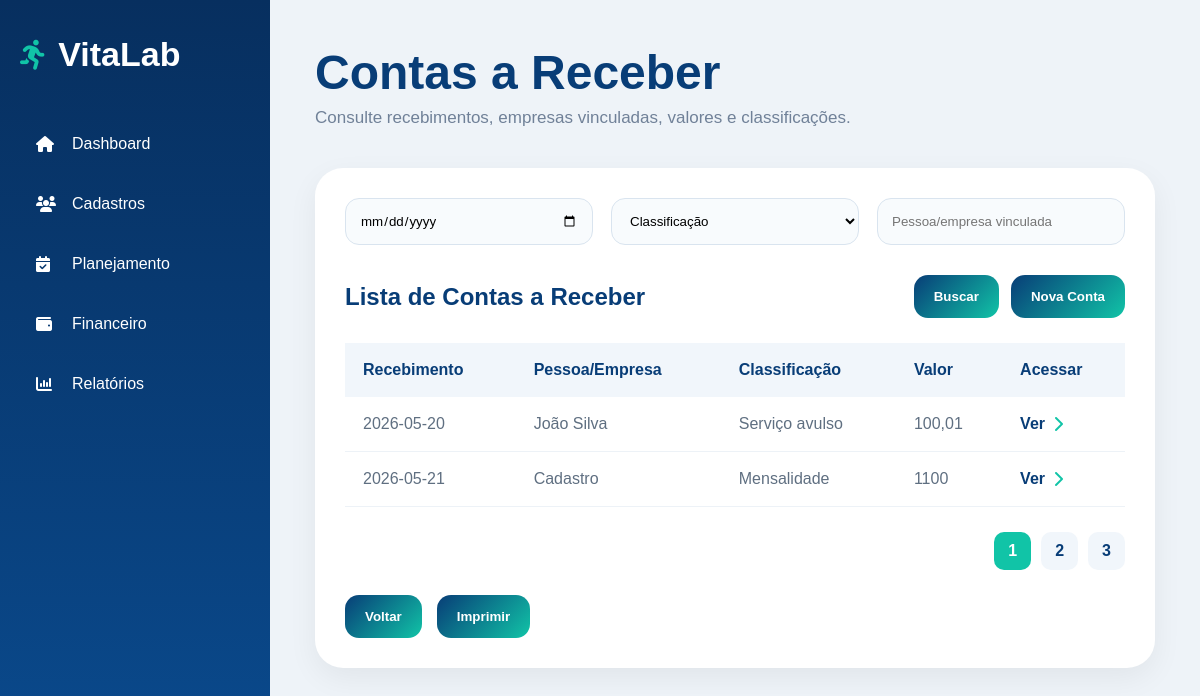
Screenshot of /contas-receber with the database file from the repository.
### tables this page shows
CREATE TABLE contas_receber (
    id INTEGER PRIMARY KEY AUTOINCREMENT,
    data_recebimento TEXT,
    valor TEXT,
    cadastro_id INTEGER,
    classificacao TEXT,
    status TEXT,
    observacoes TEXT,
    FOREIGN KEY (cadastro_id) REFERENCES cadastros(id)
);

CREATE TABLE cadastros (
    id INTEGER PRIMARY KEY AUTOINCREMENT,
    tipo TEXT NOT NULL,
    status TEXT NOT NULL,

    razao_social TEXT,
    nome_fantasia TEXT,
    cnpj TEXT,
    inscricao_estadual TEXT,
    endereco TEXT,
    contato_responsavel TEXT,
    email TEXT,
    data_inicio_contrato TEXT,
    data_renovacao_contrato TEXT,
    valor_mensal TEXT,
    dia_pagamento TEXT,
    horarios_aulas TEXT,
    professor_responsavel TEXT,
    dados_pagamento TEXT,
    quantidade_alunos TEXT,

    nome_professor TEXT,
    cpf TEXT,
    registro_mei TEXT,
    registro_cref TEXT,
    empresas_vinculadas TEXT,
    valor_pagamento TEXT
, professor_responsavel_id INTEGER);

### app.py (the view, shortened to what this page needs)
@app.route("/contas-receber")
def contas_receber():
    busca = request.args.get("busca", "")
    classificacao = request.args.get("classificacao", "")
    data_recebimento = request.args.get("data_recebimento", "")
    query = """
        SELECT
            contas_receber.id,
            contas_receber.data_recebimento,
            contas_receber.valor,
            contas_receber.classificacao,
            contas_receber.status,
            cadastros.nome_fantasia,
            cadastros.nome_professor

        FROM contas_receber

        LEFT JOIN cadastros
            ON contas_receber.cadastro_id = cadastros.id

        WHERE 1=1
    """
    parametros = []
    if classificacao:
        query += " AND contas_receber.classificacao = ?"
        parametros.append(classificacao)
    if data_recebimento:
        query += " AND contas_receber.data_recebimento = ?"
        parametros.append(data_recebimento)
    query += " ORDER BY contas_receber.data_recebimento"
    conexao = conectar_banco()
    contas = conexao.execute(
        query,
        parametros
    ).fetchall()
    conexao.close()
    return render_template(
        "contas-receber.html",
        contas=contas
    )

### app.py (called while the page is built)
def conectar_banco():
    conexao = sqlite3.connect("vitalab.db")
    conexao.row_factory = sqlite3.Row
    return conexao

### templates/contas-receber.html (shortened to what this page needs)
<!DOCTYPE html>
<html lang="pt-br">
<head>
<link rel="stylesheet" href="{{ url_for('static', filename='style.css') }}">
<link rel="stylesheet" href="https://cdnjs.cloudflare.com/ajax/libs/font-awesome/6.5.1/css/all.min.css">
</head>
<body class="system-page">
<div class="sidebar">
    <div class="sidebar-logo"><i class="fa-solid fa-person-running"></i><h2>VitaLab</h2></div>
    <ul class="sidebar-menu">
        <li><a href="/dashboard"><i class="fa-solid fa-house"></i>Dashboard</a></li>
        <li><a href="/cadastros"><i class="fa-solid fa-users"></i>Cadastros</a></li>
        <li><a href="/planejamento"><i class="fa-solid fa-calendar-check"></i>Planejamento</a></li>
        <li><a href="/financeiro"><i class="fa-solid fa-wallet"></i>Financeiro</a></li>
        <li><a href="/relatorios"><i class="fa-solid fa-chart-column"></i>Relatórios</a></li>
    </ul>
</div>
<div class="content-area">
    <div class="topbar">
        <h1>Contas a Receber</h1>
        <p>Consulte recebimentos, empresas vinculadas, valores e classificações.</p>
    </div>
    <div class="table-card">
        <form method="GET" action="/contas-receber">
            <div class="filters-grid">
                <input type="date" name="data_recebimento" title="Data de recebimento">
                <select name="classificacao">
                    <option value="">Classificação</option>
                </select>
                <input type="text" name="busca" placeholder="Pessoa/empresa vinculada">
            </div>
            <div class="table-header">
                <h2>Lista de Contas a Receber</h2>
                <div class="header-actions">
                    <button type="submit" class="secondary-button">Buscar</button>
                    <a href="/cadastro-conta-receber">
                        <button type="button" class="secondary-button">Nova Conta</button>
                    </a>
                </div>
            </div>
        </form>
        <div class="table-wrapper">
            <table>
                <thead>
                    <tr>
                        <th>Recebimento</th>
                        <th>Pessoa/Empresa</th>
                        <th>Classificação</th>
                        <th>Valor</th>
                        <th>Acessar</th>
                    </tr>
                </thead>
                <tbody>
                    {% for conta in contas %}
                    <tr>
                        <td>{{ conta['data_recebimento'] or '' }}</td>
                        <td>
                            {% if conta['nome_fantasia'] %}
                                {{ conta['nome_fantasia'] }}
                            {% else %}
                                {{ conta['nome_professor'] }}
                            {% endif %}
                        </td>
                        <td>{{ conta['classificacao'] or '' }}</td>
                        <td>{{ conta['valor'] or '' }}</td>
                        <td>
                            <a href="/editar-conta-receber/{{ conta['id'] }}" class="record-link">
                                Ver
                                <i class="fa-solid fa-chevron-right"></i>
                            </a>
                        </td>
                    </tr>
                    {% endfor %}
                </tbody>
            </table>
        </div>
        <div class="pagination">
            <span class="active-page">1</span>
            <a href="#">2</a>
            <a href="#">3</a>
        </div>
        <div class="action-buttons">
            <a href="/financeiro"><button class="secondary-button">Voltar</button></a>
            <button class="secondary-button" onclick="window.print()">Imprimir</button>
        </div>
    </div>
</div>
</body>
</html>

### static/style.css (style rules this page uses)
* { margin: 0; padding: 0; box-sizing: border-box; font-family: Arial, Helvetica, sans-serif; }
body { background: #eef3f8; }
a { text-decoration: none; }
.system-page { min-height: 100vh; display: flex; background: #eef3f8; }
.sidebar { width: 270px; min-height: 100vh; background: linear-gradient(180deg, #072f5f, #0a4b8f); padding: 35px 20px; }
.sidebar-logo { display: flex; align-items: center; color: white; margin-bottom: 45px; }
.sidebar-logo i { font-size: 30px; margin-right: 12px; color: #11c4a7; }
.sidebar-logo h2 { font-size: 34px; }
.sidebar-menu { list-style: none; }
.sidebar-menu li { margin-bottom: 10px; }
.sidebar-menu a { display: flex; align-items: center; padding: 16px; border-radius: 16px; color: white; font-weight: 500; }
.sidebar-menu i { width: 24px; margin-right: 12px; }
.content-area { flex: 1; padding: 45px; }
.topbar { margin-bottom: 40px; }
.topbar h1 { color: #083d77; font-size: 48px; margin-bottom: 8px; }
.topbar p { color: #708198; font-size: 17px; }
.table-card { background:white; border-radius:28px; padding:30px; box-shadow:0 10px 30px rgba(0,0,0,0.06); }
.filters-grid { display:grid; grid-template-columns:repeat(auto-fit,minmax(220px,1fr)); gap:18px; margin-bottom:30px; }
.filters-grid input, .filters-grid select { padding:14px; border-radius:14px; border:1px solid #d9e4ef; background:#f8fbfd; outline:none; }
.table-header { display:flex; justify-content:space-between; align-items:center; margin-bottom:25px; }
.table-header h2 { color:#083d77; }
.secondary-button { border:none; padding:14px 20px; border-radius:14px; background:linear-gradient(135deg,#083d77,#11c4a7); color:white; cursor:pointer; font-weight:bold; }
.table-wrapper { overflow-x:auto; }
table { width:100%; border-collapse:collapse; }
th { background:#f1f6fb; color:#083d77; padding:18px; text-align:left; }
td { padding:18px; border-bottom:1px solid #edf2f7; color:#5f6f81; }
.record-link { display:flex; align-items:center; gap:8px; color:#083d77; font-weight:bold; }
.record-link i { color:#11c4a7; }
.action-buttons { margin-top:30px; display:flex; gap:15px; }
.action-buttons { display:flex; gap:15px; margin-top:25px; }
.pagination { display:flex; justify-content:flex-end; align-items:center; gap:10px; margin-top:25px; }
.pagination span, .pagination a { padding:10px 14px; border-radius:10px; background:#f1f6fb; color:#083d77; font-weight:bold; }
.pagination .active-page { background:#11c4a7; color:white; }
.header-actions { display: flex; gap: 12px; align-items: center; }

### rows the page displays
contas_receber: data_recebimento "2026-05-20", nome_professor "João Silva", classificacao "Serviço avulso", valor "100,01"
contas_receber: data_recebimento "2026-05-21", nome_fantasia "Cadastro", classificacao "Mensalidade", valor "1100"
